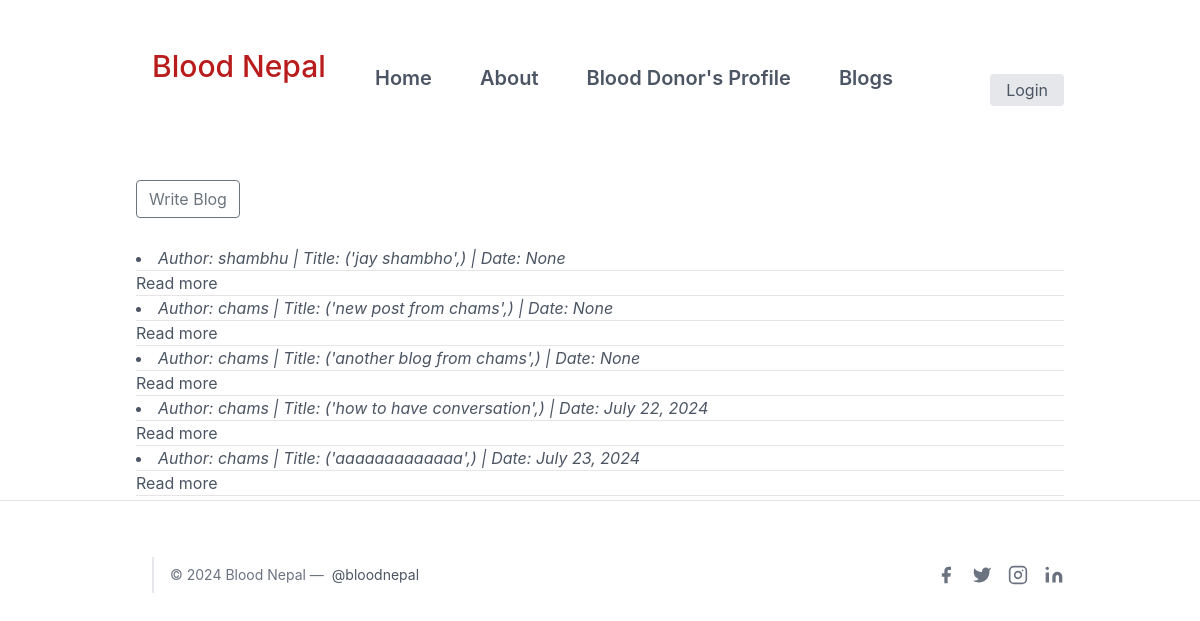
Page /blog/ on the earlier database version.
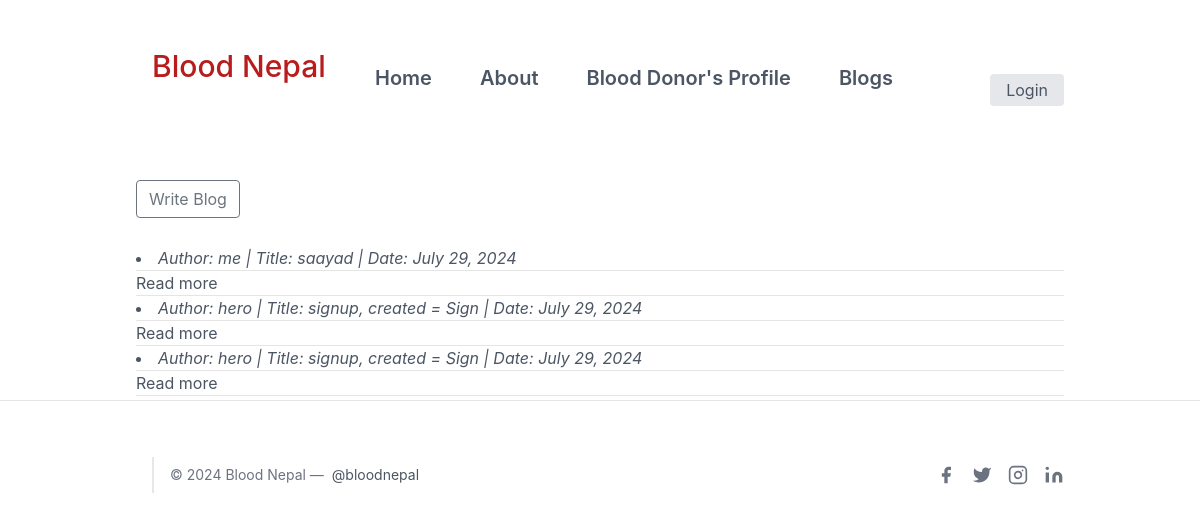
Same page on the later database version.
### blog/models.py (models this page shows, shortened)
class Blog(models.Model):
    user = models.ForeignKey(User, on_delete=models.CASCADE, null=True)
    signup = models.ForeignKey(SignUp, on_delete=models.CASCADE, null= True)
    title = models.CharField('title',max_length=30)
    date = models.DateField(default=timezone.now,null=True,blank=False)
    content = models.TextField()
    list_display = ('user', 'title', 'author','date')

### blog/views.py (the view)
# urls.py: path("", views.blog, name="blog"),
def blog(request):
    username = request.user.username # Gets the username of user who is logged in from User table
    blog_post = Blog.objects.all()
    context = {'username':username,'blog_post':blog_post}
    return render(request, "blog/blog.html", context)

### blog/templates/blog/blog.html (shortened to what this page needs)
{% extends 'profile/base.html' %}
{% block body %}
 <div class="container text-justify px-5 py-4 mx-auto">
  <a href="{% url 'write_blog' %}">
    <button class="btn btn-outline-secondary my-2 my-sm-0" type="submit">
        Write Blog
  </button>
</a>
</div>
  <section class="text-gray-600 body-font">
    <div class="container px-5 py-1 mx-auto justify-content-centre">
      {% for blogs in blog_post %}
          <li><em>Author: {{blogs.user}} |    Title: {{blogs.title}} | Date: {{blogs.date}} </em>
        </li><hr>
          <a href="{% url 'read_post' blogs.id %}"> Read more </a>
          <hr>
      {% endfor %}
    </div>
  <hr>
{% endblock %}

Differences in the rows shown:
removed Blog: user "shambhu", title "('jay shambho',)", date "None"
removed Blog: user "chams", title "('new post from chams',)", date "None"
removed Blog: user "chams", title "('another blog from chams',)", date "None"
removed Blog: user "chams", title "('how to have conversation',)", date "July 22, 2024"
removed Blog: user "chams", title "('aaaaaaaaaaaaa',)", date "July 23, 2024"
added Blog: user "me", title "saayad", date "July 29, 2024"
added Blog: user "hero", title "signup, created = Sign", date "July 29, 2024"
added Blog: user "hero", title "signup, created = Sign", date "July 29, 2024"
